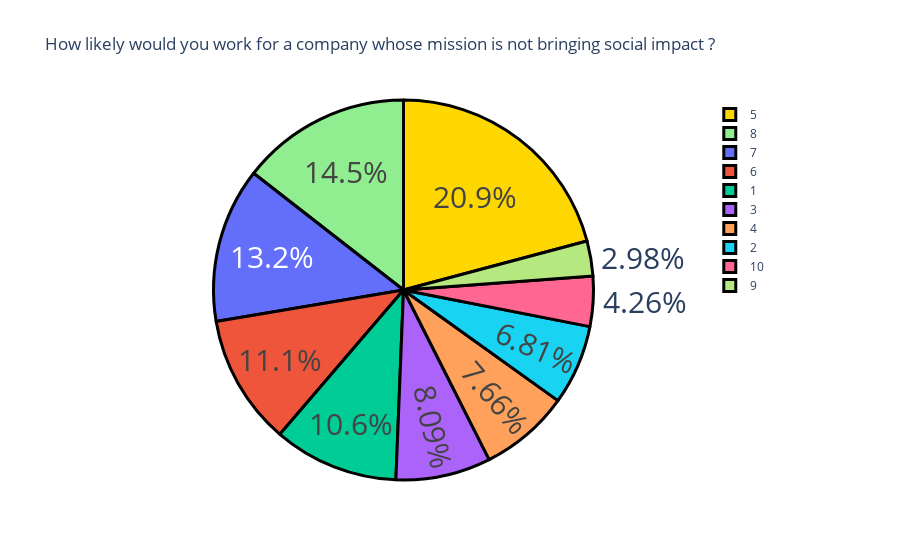

Notebook code for this chart:
### Code cell
# How likely would you work for a company whose mission is not bringing social impact ?

question6 = "How likely would you work for a company whose mission is not bringing social impact ?"
question6 = data[question6].value_counts()
label = question6.index
counts = question6.values
colors = ['gold','lightgreen']
fig = go.Figure(data=[go.Pie(labels=label, values=counts)])
fig.update_layout(title_text='How likely would you work for a company whose mission is not bringing social impact ?')
fig.update_traces(hoverinfo='label+value', textinfo='percent', textfont_size=30,
                  marker=dict(colors=colors, line=dict(color='black', width=3)))
fig.show()

### Figure 1 — Plotly figure (JSON) as saved in the notebook; plotly's stock layout.template omitted (floating-point values rounded to 4 significant figures)
{"data": [{"hoverinfo": "label+value", "labels": [5, 8, 7, 6, 1, 3, 4, 2, 10, 9], "marker": {"colors": ["gold", "lightgreen"], "line": {"color": "black", "width": 3}}, "textfont": {"size": 30}, "textinfo": "percent", "type": "pie", "values": [49, 34, 31, 26, 25, 19, 18, 16, 10, 7]}], "layout": {"title": {"text": "How likely would you work for a company whose mission is not bringing social impact ?"}}}
